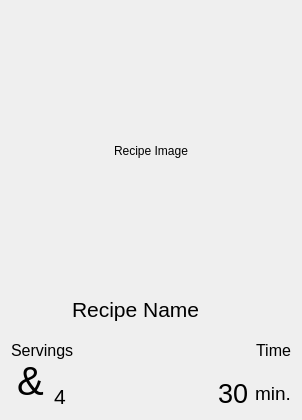
<?xml version="1.0" encoding="UTF-8"?>
<ui version="4.0">
 <class>MediumLayout</class>
 <widget class="QFrame" name="MediumLayout">
  <property name="geometry">
   <rect>
    <x>0</x>
    <y>0</y>
    <width>298</width>
    <height>420</height>
   </rect>
  </property>
  <property name="windowTitle">
   <string>Frame</string>
  </property>
  <property name="styleSheet">
   <string notr="true">/* 🔲 QGridLayout containers */
QFrame {
	color: black;
}

QWidget[layoutType=&quot;grid&quot;] {
    border: 2px dashed #E57373; /* soft red */
    background-color: rgba(229, 115, 115, 0.05); /* super subtle red fill */
}

/* 🔽 QVBoxLayout containers */
QWidget[layoutType=&quot;vbox&quot;] {
    border: 2px dashed #64B5F6; /* soft blue */
    background-color: rgba(100, 181, 246, 0.05);
}

/* 🔼 QHBoxLayout containers */
QWidget[layoutType=&quot;hbox&quot;] {
    border: 2px dashed #81C784; /* soft green */
    background-color: rgba(129, 199, 132, 0.05);
}

/* 🔹 All layout-bearing widgets – catch-alls */
QWidget:has(*:layout) {
    margin: 4px;
    padding: 2px;
}</string>
  </property>
  <layout class="QGridLayout" name="grid">
   <item row="0" column="0" colspan="4">
    <widget class="QLabel" name="lbl_image">
     <property name="sizePolicy">
      <sizepolicy hsizetype="Fixed" vsizetype="Fixed">
       <horstretch>0</horstretch>
       <verstretch>0</verstretch>
      </sizepolicy>
     </property>
     <property name="minimumSize">
      <size>
       <width>280</width>
       <height>280</height>
      </size>
     </property>
     <property name="maximumSize">
      <size>
       <width>280</width>
       <height>280</height>
      </size>
     </property>
     <property name="text">
      <string>Recipe Image</string>
     </property>
     <property name="alignment">
      <set>Qt::AlignmentFlag::AlignCenter</set>
     </property>
    </widget>
   </item>
   <item row="1" column="2" colspan="2">
    <widget class="QLabel" name="lbl_name">
     <property name="font">
      <font>
       <pointsize>16</pointsize>
       <fontweight>Medium</fontweight>
      </font>
     </property>
     <property name="text">
      <string>Recipe Name</string>
     </property>
    </widget>
   </item>
   <item row="2" column="0" rowspan="2" colspan="4">
    <layout class="QHBoxLayout" name="lyt_headings">
     <item>
      <widget class="QLabel" name="lbl_servings_heading">
       <property name="font">
        <font>
         <pointsize>12</pointsize>
        </font>
       </property>
       <property name="text">
        <string>Servings</string>
       </property>
      </widget>
     </item>
     <item>
      <widget class="QLabel" name="lbl_time_heading">
       <property name="font">
        <font>
         <pointsize>12</pointsize>
        </font>
       </property>
       <property name="text">
        <string>Time</string>
       </property>
       <property name="alignment">
        <set>Qt::AlignmentFlag::AlignRight|Qt::AlignmentFlag::AlignTrailing|Qt::AlignmentFlag::AlignVCenter</set>
       </property>
      </widget>
     </item>
    </layout>
   </item>
   <item row="3" column="1" rowspan="2">
    <layout class="QHBoxLayout" name="lyt_servings">
     <property name="spacing">
      <number>10</number>
     </property>
     <item>
      <widget class="QLabel" name="lbl_icon">
       <property name="font">
        <font>
         <pointsize>30</pointsize>
        </font>
       </property>
       <property name="text">
        <string>&amp;</string>
       </property>
      </widget>
     </item>
     <item alignment="Qt::AlignmentFlag::AlignBottom">
      <widget class="QLabel" name="lbl_servings">
       <property name="font">
        <font>
         <pointsize>16</pointsize>
        </font>
       </property>
       <property name="text">
        <string>4</string>
       </property>
      </widget>
     </item>
    </layout>
   </item>
   <item row="4" column="2">
    <spacer name="horizontalSpacer">
     <property name="orientation">
      <enum>Qt::Orientation::Horizontal</enum>
     </property>
     <property name="sizeHint" stdset="0">
      <size>
       <width>129</width>
       <height>20</height>
      </size>
     </property>
    </spacer>
   </item>
   <item row="4" column="3">
    <layout class="QHBoxLayout" name="lyt_time">
     <item>
      <widget class="QLabel" name="lbl_time">
       <property name="font">
        <font>
         <pointsize>20</pointsize>
        </font>
       </property>
       <property name="text">
        <string>30</string>
       </property>
      </widget>
     </item>
     <item>
      <widget class="QLabel" name="lbl_time_suffix">
       <property name="font">
        <font>
         <pointsize>14</pointsize>
        </font>
       </property>
       <property name="text">
        <string>min.</string>
       </property>
      </widget>
     </item>
    </layout>
   </item>
  </layout>
 </widget>
 <resources/>
 <connections/>
</ui>
